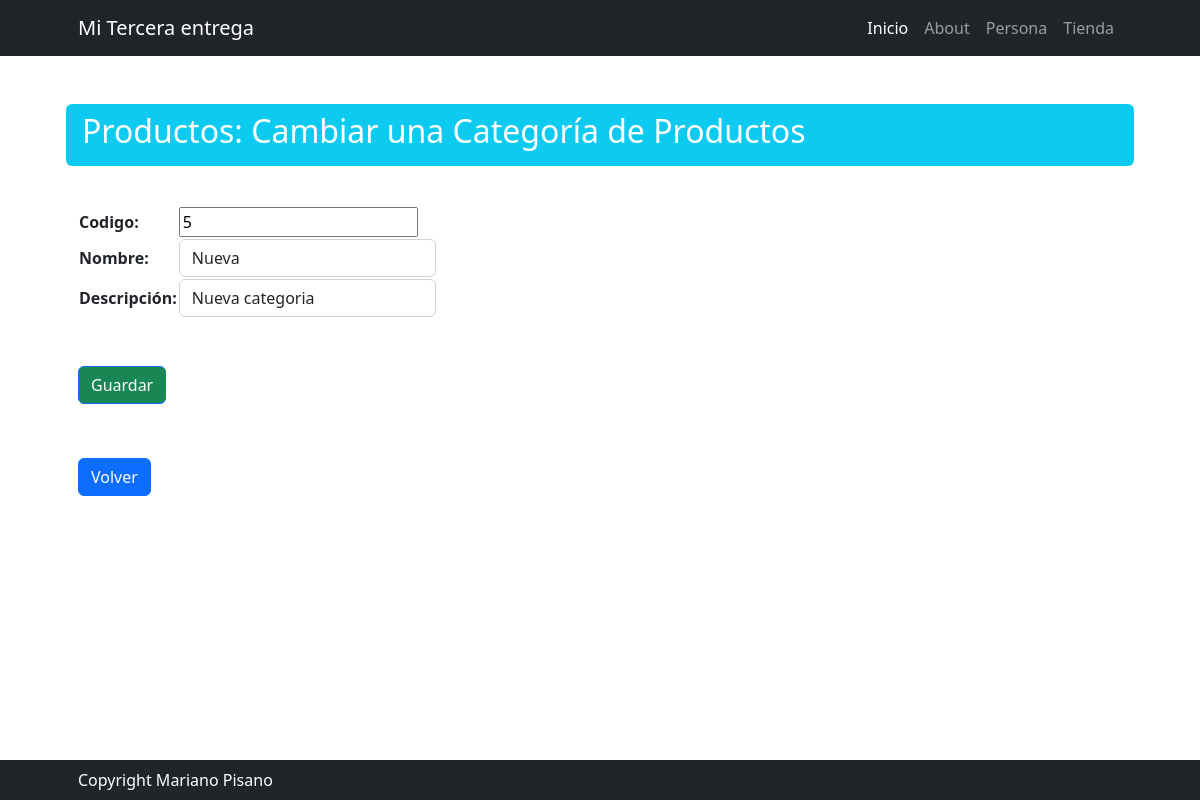
Page /tienda/productocategoria/update/5 on the earlier database version.
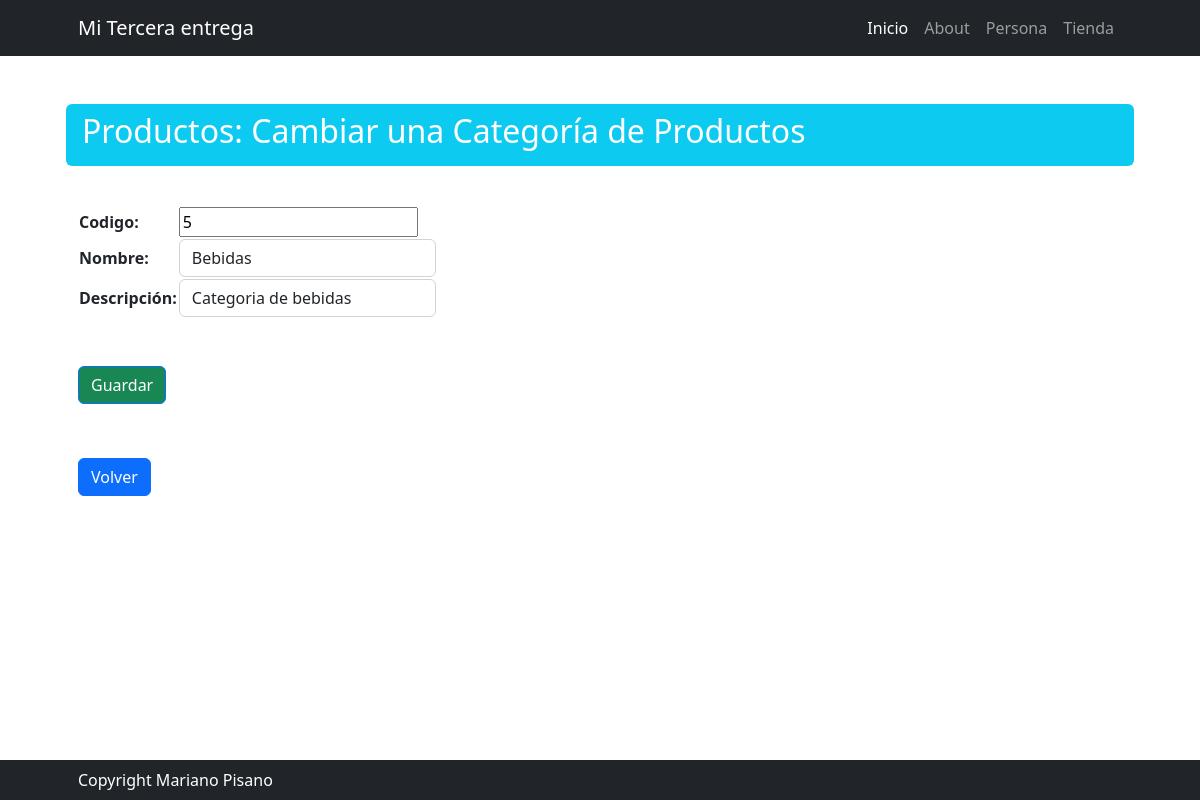
Same page on the later database version.
### tienda/models.py (models this page shows, shortened)
class Categoria(models.Model):
    codigo = models.IntegerField(primary_key=True)
    nombre = models.CharField(max_length=50, unique=True)
    descripcion = models.CharField(max_length=50, verbose_name="Descripción", null=True, blank=True)

### tienda/views.py (the view)
# urls.py: path("productocategoria/update/<int:pk>", views.productocategoria_update, name="productocategoria_update"),
def productocategoria_update(request, pk: int):
    query = models.Categoria.objects.get(codigo=pk)
    if request.method == "POST":
        form = forms.ProductoCategoriaForm(request.POST, instance=query)
        if form.is_valid:
            form.save()
            return redirect("tienda:productocategoria_list")
    else:  # request.method == "GET"
        form = forms.ProductoCategoriaForm(instance=query)
    return render(request, "tienda/productocategoria_update.html", context={"form": form})

### tienda/forms.py
class ProductoCategoriaForm(forms.ModelForm):
    class Meta:
        model = models.Categoria
        fields = "__all__"
        widgets = {
            "nombre": forms.TextInput(attrs={"class": "form-control"}),
            "descripcion": forms.TextInput(attrs={"class": "form-control"}),
        }

### tienda/templates/tienda/productocategoria_update.html (shortened to what this page needs)
{% extends 'core/base.html' %}
{% block titulo %}
    Productos: Cambiar una Categoría de Productos
{% endblock titulo %}
{% block contenido %}
    <form method="post">
        <table>
            {{ form.as_table }}
        </table>
        <button type="submit" class="btn btn-primary my-5 bg-success ">Guardar</button>
    </form>
    <div class="fs-3 pb-4">
        <a class="btn btn-primary" href="{% url 'tienda:productocategoria_list' %}">Volver</a>
    </div>
{% endblock contenido %}

Differences in the rows shown:
changed Categoria id 5: nombre "Nueva" → "Bebidas"; descripcion "Nueva categoria" → "Categoria de bebidas"
